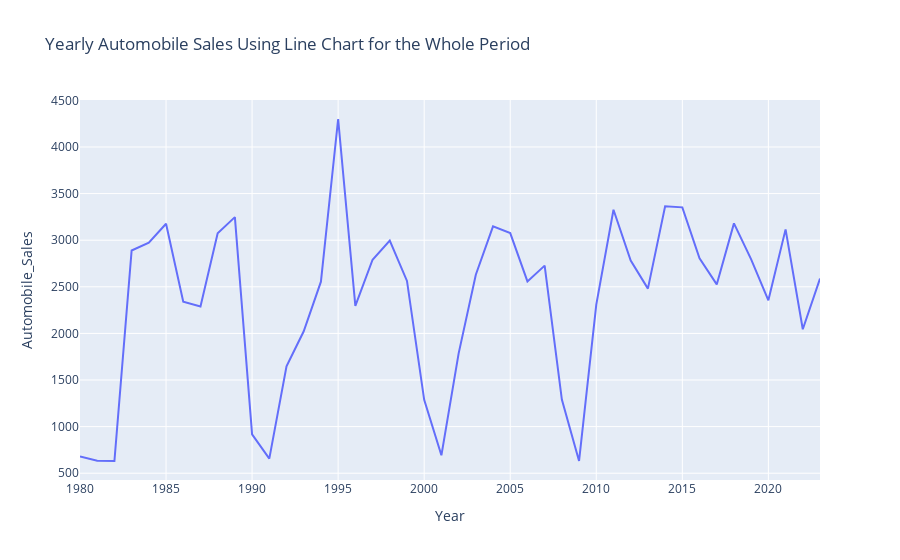

Notebook cell for this chart:
### Code cell
yas= df.groupby('Year')['Automobile_Sales'].mean().reset_index()
figure=px.line(data_frame=yas ,x='Year' ,y='Automobile_Sales' , 
                                            title="Yearly Automobile Sales Using Line Chart for the Whole Period")
figure.show()

### Figure 1 — Plotly figure (JSON) as saved in the notebook; plotly's stock layout.template omitted (floating-point values rounded to 4 significant figures)
{"data": [{"hovertemplate": "Year=%{x}<br>Automobile_Sales=%{y}<extra></extra>", "legendgroup": "", "line": {"color": "#636efa", "dash": "solid"}, "marker": {"symbol": "circle"}, "mode": "lines", "name": "", "orientation": "v", "showlegend": false, "type": "scatter", "x": [1980, 1981, 1982, 1983, 1984, 1985, 1986, 1987, 1988, 1989, 1990, 1991, 1992, 1993, 1994, 1995, 1996, 1997, 1998, 1999, 2000, 2001, 2002, 2003, 2004, 2005, 2006, 2007, 2008, 2009, 2010, 2011, 2012, 2013, 2014, 2015, 2016, 2017, 2018, 2019, 2020, 2021, 2022, 2023], "xaxis": "x", "y": [678.9, 633.4, 631.1, 2889.0, 2972.0, 3176.0, 2341.0, 2288.0, 3074.0, 3248.0, 917.3, 655.9, 1648.0, 2023.0, 2555.0, 4300.0, 2295.0, 2790.0, 2995.0, 2563.0, 1287.0, 692.1, 1783.0, 2629.0, 3149.0, 3077.0, 2558.0, 2727.0, 1290.0, 631.7, 2309.0, 3326.0, 2782.0, 2481.0, 3363.0, 3352.0, 2806.0, 2526.0, 3181.0, 2794.0, 2355.0, 3116.0, 2044.0, 2588.0], "yaxis": "y"}], "layout": {"legend": {"tracegroupgap": 0}, "title": {"text": "Yearly Automobile Sales Using Line Chart for the Whole Period"}, "xaxis": {"anchor": "y", "domain": [0, 1], "title": {"text": "Year"}}, "yaxis": {"anchor": "x", "domain": [0, 1], "title": {"text": "Automobile_Sales"}}}}
